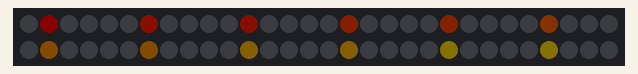
Simulated run of this sketch. Board: Arduino Uno, built with avr-gcc and run on an emulated ATmega328P. Parts: 60 RGB LEDs in strip order, left to right, continuing on the next row. Dim RGB values are drawn brighter than linear.

Above: at 0.15 s.
At 4.41 s:
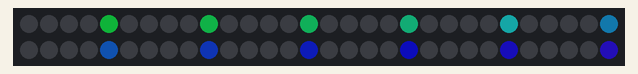
At 8.67 s:
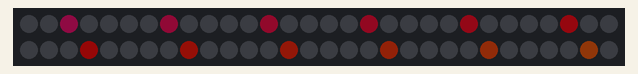
At 19.02 s:
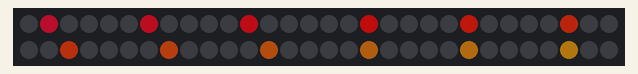
At 30.28 s:
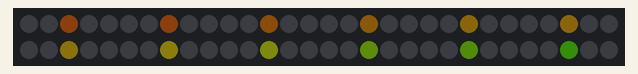
At 39.71 s:
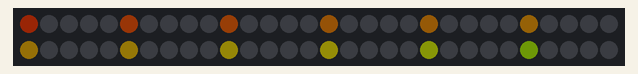

The sketch:

7Rainbox.ino
```cpp
#include "FastLED.h"

// How many leds in your strip?
#define NUM_LEDS 60

// For led chips like Neopixels, which have a data line, ground, and power, you just
// need to define DATA_PIN.  For led chipsets that are SPI based (four wires - data, clock,
// ground, and power), like the LPD8806, define both DATA_PIN and CLOCK_PIN
#define DATA_PIN 11
// #define CLOCK_PIN 13 //no clock pin necessary on NEOPIXELs

// Define the array of leds
CRGB leds[NUM_LEDS];
uint8_t count = 0; //count is an unsigned 8 bit integer limited to values between 0 and 255
uint8_t walker = 0;
uint8_t low = 50;
uint8_t high = 150;
uint8_t center = 29;

void setup() {
  FastLED.addLeds<NEOPIXEL, DATA_PIN>(leds, NUM_LEDS);
}

void loop() {
  // First, set the colors of all the LEDs on the strip
  for (int j = low; j < high; j++) {
    for (int i = 0; i < NUM_LEDS; i++) {
      // Set the i'th led a color defined by a multiple of i plus 'count'
      walker = i + count;
      if (walker % 5 == 1) {
        leds[i] = CHSV(count + i, 190, j);
      }
      else {
        leds[i] = CRGB::Black;
      }
    }
    count++; //index count up
    // Show the leds
    FastLED.show();
    // Wait a little bit before we loop around and do it again
    delay(35);
  }
  for (int j = high; j >= low; j--) {
    for (int i = 0; i < NUM_LEDS; i++) {
      // Set the i'th led a color defined by a multiple of i plus 'count'
      walker = i + count;
      if (walker % 5 == 1) {
        leds[i] = CHSV(count + i, 190, j);
      }
      else {
        leds[i] = CRGB::Black;
      }
    }
    count++; //index count up
    // Show the leds
    FastLED.show();
    // Wait a little bit before we loop around and do it again
    delay(35);
  }
}
```
